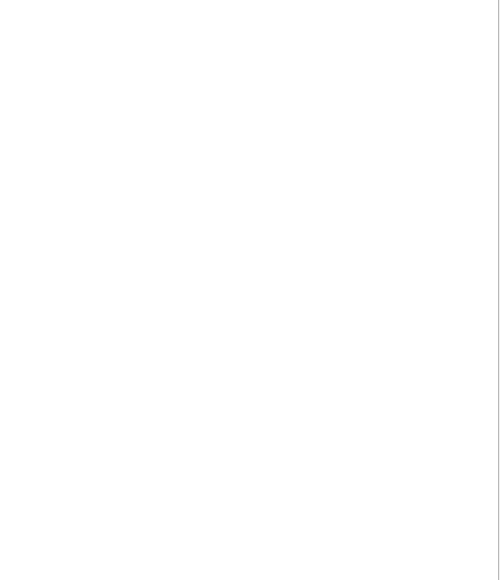
<?xml version="1.0" encoding="UTF-8"?>
<ui version="4.0">
 <class>LevelGui</class>
 <widget class="QWidget" name="LevelGui">
  <property name="geometry">
   <rect>
    <x>0</x>
    <y>0</y>
    <width>500</width>
    <height>580</height>
   </rect>
  </property>
  <property name="windowTitle">
   <string>Form</string>
  </property>
  <widget class="QGraphicsView" name="graphicsView">
   <property name="geometry">
    <rect>
     <x>-1</x>
     <y>-1</y>
     <width>500</width>
     <height>585</height>
    </rect>
   </property>
  </widget>
 </widget>
 <resources/>
 <connections/>
</ui>
